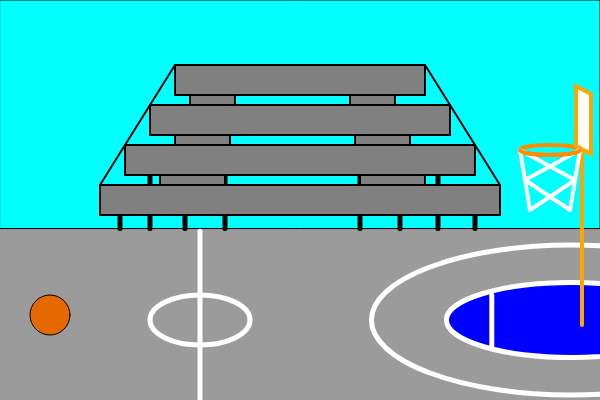
Frame 1 (no input)
Frame 60 (no input): identical to frame 1, image omitted
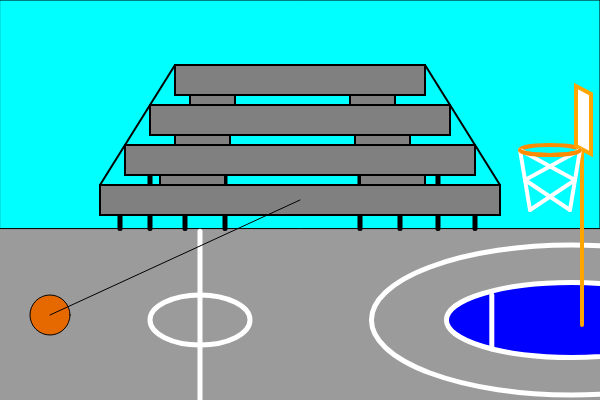
Frame 120 (the mouse pressed at the canvas centre since frame 60)

The p5.js sketch that drew these frames (run headless with seeded random() and noise() and a simulated clock; from frame 60 on, the mouse is pressed at the canvas centre):

// p5.js sketch
// ── sketch.js
/* Final Project: Basketball Game
 * by Kevin Cullivan <cullivank@emmanuel.edu>
 * May 2nd, 2020
 */

function setup() {
  createCanvas(600, 400);

  x_start = 50;
  y_start = 315;

  mouseJustPressed = 0;
  shotMade = 0;
  score = 0;
  shots = 0;
  tries = 0;
  textDisplay = 0;
  hotStreak = 0;

  skyBall = 0;

  scoreCounted = 0;

  x = x_start;
  y = y_start;

  hoopX = 550
  hoopY = 150

  direction = 1;
  speedX = 0.3;

  speedY = -9;

  speed = sqrt(speedX * speedX + speedY * speedY);

  g = -0.4;

  shoot = 0;

  radius = 20;

}

function draw() {
  background(155);
  
    m = millis();
  
  if (m < 10000) {
    
    fill('aqua');
    rect(0, 0, width, height / 1.75);
    
  } else if (m < 20000) {
    
    fill('violet');
    rect(0, 0, width, height / 1.75);
    
  } else if (m > 20000) {
    
    fill('black');
    rect(0, 0, width, height / 1.75);
  }
  
  strokeWeight(5);
  line(475, 215, 475, height / 1.75); // first right support
  
  strokeWeight(5);
  line(120, 215, 120, height / 1.75); // first left support 
  
  strokeWeight(5);
  line(438, 150, 438, height / 1.75); // second right support
  
  strokeWeight(5);
  line(150, 150, 150, height / 1.75); // second left support
  
  strokeWeight(5);
  line(400, 110, 400, height / 1.75); // third right support
  
  strokeWeight(5);
  line(185, 110, 185, height / 1.75); // third left support
  
  strokeWeight(5);
  line(360, 110, 360, height / 1.75); // fourth right support
  
  strokeWeight(5);
  line(225, 110, 225, height / 1.75); // fourth left support
  
  stroke('white');
  strokeWeight(5);
  line(width / 3, height / 1.73, width / 3, height); // halfcourt
  
  noFill()
 ellipse(width / 3, height / 1.25, 100, 50); // halfcourt circle
  
  noFill()
 ellipse(width / 1.05, height / 1.25, 400, 150); // three point
  
  fill('blue')
  stroke('white')
 ellipse(width / 1.05, height / 1.25, 250, 75); // paint
  
  line(width / 1.22, 295, width / 1.22, 349); // free throw line

  strokeWeight(2);
  stroke('black')
  fill('grey');
  rect(100, 185, 400, 30);  // first bleacher

  stroke('black')
  fill('grey');
  rect(125, 145, 350, 30);  //second bleacher
  
  stroke('black')
  fill('grey');
  rect(150, 105, 300, 30); // third bleacher

  stroke('black')
  fill('grey');
  rect(175, 65, 250, 30); // fourth bleacher
  
  stroke('black')
  line(100, 185, 175, 65); // left railing
  
  stroke('black')
  line(500, 185, 425, 65); // right railing
  
  stroke('black')
  fill('grey');
  rect(190, 95, 45, 10); // top left step
  
  stroke('black')
  fill('grey');
  rect(175, 135, 55, 10); // middle left step
  
  stroke('black')
  fill('grey');
  rect(160, 175, 65, 10); // bottom left step
  
  stroke('black')
  fill('grey');
  rect(350, 95, 45, 10); // top right step
  
  stroke('black')
  fill('grey');
  rect(355, 135, 55, 10); // middle right step
  
  stroke('black')
  fill('grey');
  rect(360, 175, 65, 10); // bottom right step


  noFill()
  stroke(0);
  strokeWeight(4);
  stroke(255, 140, 0);
  ellipse(hoopX, hoopY, radius * 3, radius / 2)
  stroke('orange')
  fill(255, 255, 255)

  quad(hoopX + radius * 3 / 2 - radius / 5, hoopY - radius / 5,         hoopX + radius * 3 / 2 + radius * 0.75 - radius / 5, hoopY +       radius / 5, hoopX + radius * 3 / 2 + radius * 0.75 - radius       / 5, hoopY - radius * 3 + radius / 5, hoopX + radius * 3 / 2       - radius / 5, hoopY - radius * 3 - radius / 5) // backboard

  line(hoopX + radius * 3 / 2 + radius / 10, hoopY, hoopX + radius         * 3 / 2 + radius / 10, 325) // hoop pole

  rimX = hoopX - radius * 3 / 2; // net
  
  rimY = hoopY; // net

  boardX = hoopX + radius * 3 / 2; // net
  
  boardY = hoopY - radius * 3; // net

  if (shoot == 1) {
    speedY = speedY - g;

    x = x + direction * speedX

    y = y + speedY;

    if (y > y_start) {
      y = y_start;
      speedY = -speedY * 0.5;
    }

    if (x > 600 - radius) {
      x = 600 - radius;
      speedX = -speedX * 0.5;
    }

    if (x < 0 + radius) {
      x = radius;
      speedX = -speedX * 0.5;
    }

  }

  if ((rimX - x) * (rimX - x) + (rimY - y) * (rimY - y) <= radius     * radius) {
        speed = sqrt(speedX * speedX + speedY * speedY);
    
        speedX = -speed * (rimX - x) / radius;
    
        speedY = -speed * (rimY - y) / radius;
    
        rims += 1;
      }



  if (hoopY - radius * 3 - radius / 5 < y & y < hoopY + radius /         5) {
    
        if (x > hoopX + radius * 3 / 2 - radius / 5 - radius & x <             hoopX + radius * 3 / 2 + radius * 0.75 - radius / 5 &             speedX > 0) {
          
                x = hoopX + radius * 3 / 2 - radius / 5 - radius
          
                speedX = -speedX * 0.5;
          
                bricks += 1;
               }
    
    if (x > hoopX + radius * 3 / 2 + radius * 0.75 & x < hoopX +           radius * 3 / 2 + radius * 0.75 + radius - radius / 5 &             speedX < 0) {
      
              x = hoopX + radius * 3 / 2 + radius * 0.75 + radius                   - radius / 5
      
              speedX = -speedX * 0.5;
            }
    
  } else if ((boardX - x) * (boardX - x) + (boardY - y) * (boardY             - y) <= radius * radius) {
    
                  speed = sqrt(speedX * speedX + speedY * speedY);
    
                  speedX = -speed * (boardX - x) / radius;
    
                  speedY = -speed * (boardY - y) / radius;
    
                  bricks += 1;
                }

  if ((hoopX - x) * (hoopX - x) + (hoopY - y) * (hoopY - y) <=           (0.6 *   radius) * (0.6 * radius) & speedY > 0) {
    
    shotMade = 1;
    
    speedX = 0.4 * speedX;
  
  }

  if (y < -200) {
    skyBall = 1;
  }

  fill(230, 105, 0);
  stroke(0);
  strokeWeight(1);
  circle(x, y, radius * 2); // ball
  
  noFill()
  
  if (shotMade == 0 || 1) {

    stroke(255)
    
    strokeWeight(4);
    
    line(hoopX - radius * 3 / 2, hoopY, hoopX - radius, hoopY + 3         * radius)
    
    line(hoopX + radius, hoopY + 3 * radius, hoopX + radius * 3 /         2, hoopY)
    
    line(hoopX + radius * 3 / 2, hoopY, (hoopX - radius * 3 / 2 +         hoopX - radius) / 2, hoopY + radius * 3 / 2)
    
    line(hoopX - radius * 3 / 2, hoopY, (hoopX + radius * 3 / 2 +         hoopX + radius) / 2, hoopY + radius * 3 / 2)
    
    line((hoopX - radius * 3 / 2 + hoopX - radius) / 2, hoopY +           radius * 3 / 2, hoopX + radius, hoopY + 3 * radius)
    
    line((hoopX + radius * 3 / 2 + hoopX + radius) / 2, hoopY +           radius * 3 / 2, hoopX - radius, hoopY + 3 * radius)
  } 

  stroke(0);
  strokeWeight(4);
  stroke(255, 140, 0)
  arc(hoopX, hoopY, radius * 3, radius / 2, 2 * PI, PI, OPEN); // hoop
  
  stroke(0)
  strokeWeight(1)



  if (mouseIsPressed) {
    rims = 0
    
    shoot = 0;
    
    skyBall = 0;
    
    if (mouseJustPressed == 0) {
      
     if (shotMade == 1) {
        
        if (random(0, 1) > 0.75) {
          
          x = random(1.5 * radius, hoopX - 3 * radius / 2 - 2 *                 radius);
          
        } else {
          x = random(1.5 * radius, hoopX - 3 * radius / 2 - 4 *                 radius);
        }
        
      y = random(200, 400 - 2 * radius);
        
        mouseJustPressed = 1; 
        
        x_start = x
        
        y_start = y
        
        shotMade = 0
        
        tries = 0
        
      } else {
        mouseJustPressed = 1;
        x = x_start
        y = y_start
      }
    }

    line(x_start, y_start, mouseX, mouseY) // shot meter line
  }
} 


function mouseReleased() {
  if (mouseJustPressed == 1) {
    shoot = 1;
    speedX = -g * 5 * (mouseX - x_start) / 30;
    speedY = -g * 5 * (mouseY - y_start) / 30;
    mouseJustPressed = 0;
    shotMade = 0;
    shots += 1
    scoreCounted = 0
    tries += 1;
    rims = 0
    bricks = 0
  }
  
}
